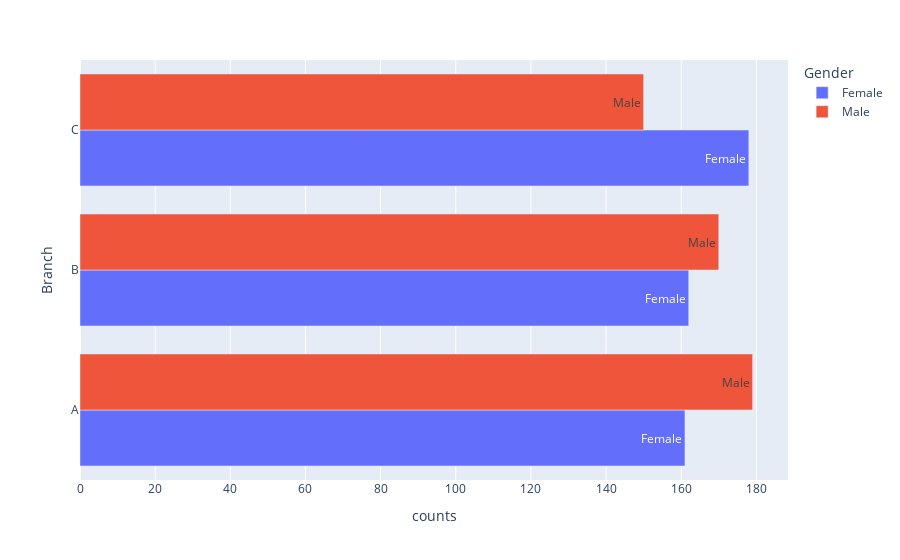

Notebook code cell kept with this figure:
### Code cell
#Gender grouping analysis of each branch
df = data.groupby(by=["Branch", "Gender"]).size().reset_index(name="counts")
fig = px.bar(df, y='Branch', x='counts', color = 'Gender', barmode = 'group', text = 'Gender')
fig.show()

### Figure 1 — Plotly figure (JSON) as saved in the notebook; plotly's stock layout.template omitted (floating-point values rounded to 4 significant figures)
{"data": [{"alignmentgroup": "True", "hovertemplate": "Gender=%{text}<br>counts=%{x}<br>Branch=%{y}<extra></extra>", "legendgroup": "Female", "marker": {"color": "#636efa", "pattern": {"shape": ""}}, "name": "Female", "offsetgroup": "Female", "orientation": "h", "showlegend": true, "text": ["Female", "Female", "Female"], "textposition": "auto", "type": "bar", "x": [161, 162, 178], "xaxis": "x", "y": ["A", "B", "C"], "yaxis": "y"}, {"alignmentgroup": "True", "hovertemplate": "Gender=%{text}<br>counts=%{x}<br>Branch=%{y}<extra></extra>", "legendgroup": "Male", "marker": {"color": "#EF553B", "pattern": {"shape": ""}}, "name": "Male", "offsetgroup": "Male", "orientation": "h", "showlegend": true, "text": ["Male", "Male", "Male"], "textposition": "auto", "type": "bar", "x": [179, 170, 150], "xaxis": "x", "y": ["A", "B", "C"], "yaxis": "y"}], "layout": {"barmode": "group", "legend": {"title": {"text": "Gender"}, "tracegroupgap": 0}, "margin": {"t": 60}, "xaxis": {"anchor": "y", "domain": [0, 1], "title": {"text": "counts"}}, "yaxis": {"anchor": "x", "domain": [0, 1], "title": {"text": "Branch"}}}}
